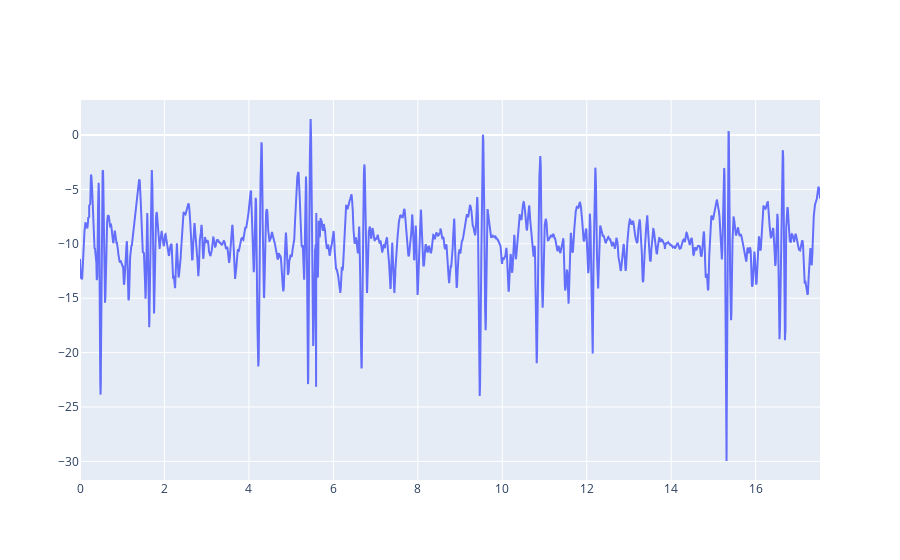

The code cell stored with this chart in its notebook:
### Code cell
fig = go.Figure()
fig.add_scatter(x = t, y = x_acc, mode='lines', name='Sum squares')
fig.show()

### Figure 1 — Plotly figure (JSON) as saved in the notebook; plotly's stock layout.template omitted (floating-point values rounded to 4 significant figures; data arrays with more than 128 entries replaced by an {"elided": "..."} marker saying what was removed)
{"data": [{"mode": "lines", "name": "Sum squares", "type": "scatter", "x": {"elided": "8765 float values"}, "y": {"elided": "8765 float values"}}], "layout": {}}
